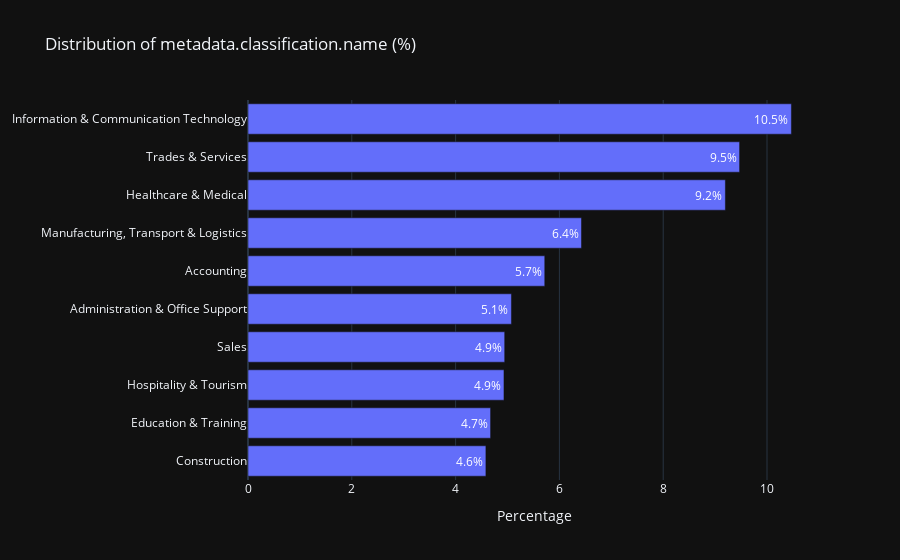
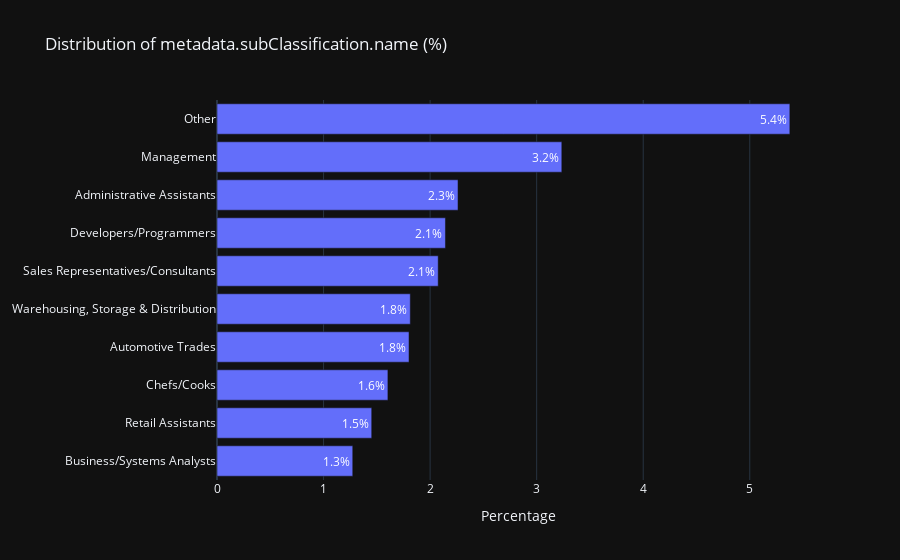
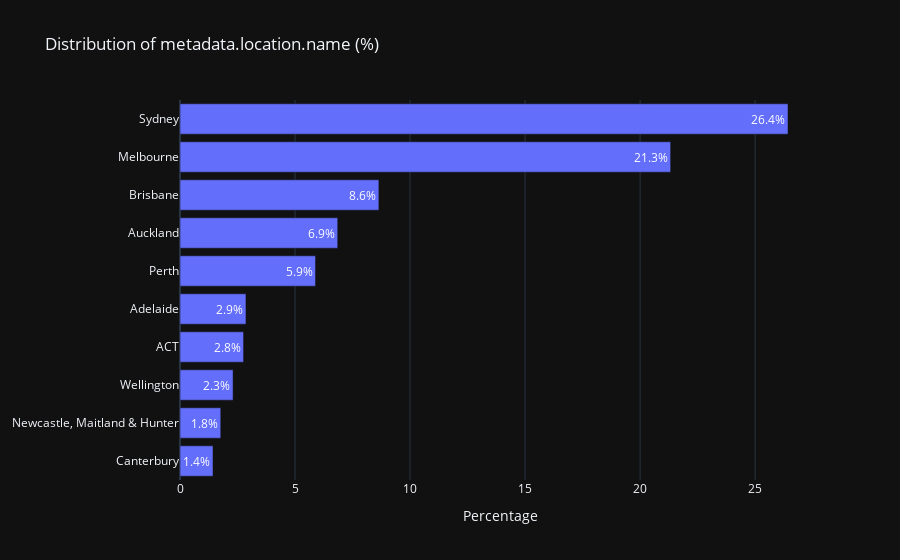
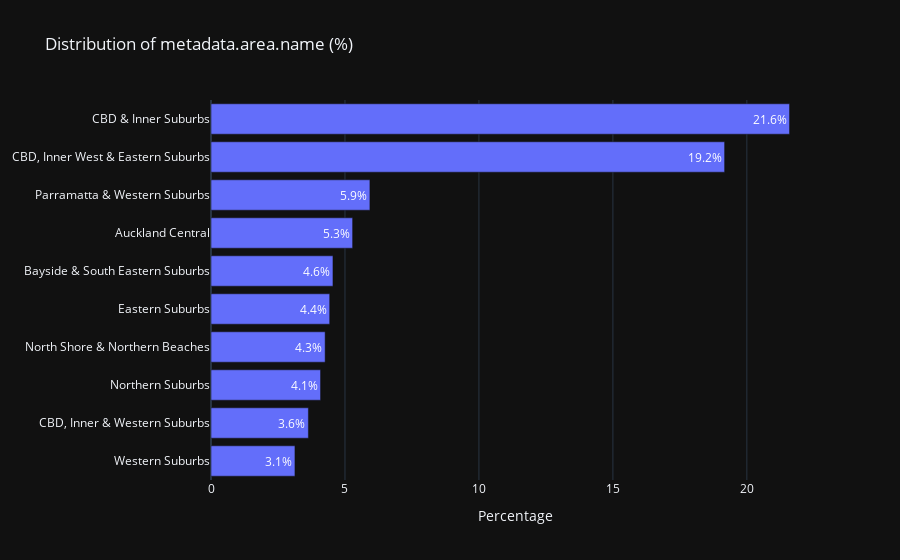

Notebook source saved alongside these figures, in order:
### Code cell
# Plot distributions for key categorical columns
columns_to_plot_distribution = [
    'metadata.classification.name',
    'metadata.subClassification.name',
    'metadata.location.name',
    'metadata.area.name',
    'metadata.suburb.name',
    'metadata.workType.name'
]

# Plot distributions
for col in columns_to_plot_distribution:
    plot_distribution(job_df, col)

### Figure 1 — Plotly figure (JSON) as saved in the notebook; plotly's stock layout.template omitted (floating-point values rounded to 4 significant figures)
{"data": [{"hovertemplate": "Percentage=%{x}<br>metadata.classification.name=%{y}<br>text=%{text}<extra></extra>", "legendgroup": "", "marker": {"color": "#636efa", "pattern": {"shape": ""}}, "name": "", "orientation": "h", "showlegend": false, "text": [4.6, 4.7, 4.9, 4.9, 5.1, 5.7, 6.4, 9.2, 9.5, 10.5], "textposition": "inside", "x": [4.584, 4.674, 4.932, 4.946, 5.076, 5.718, 6.426, 9.198, 9.472, 10.47], "xaxis": "x", "y": ["Construction", "Education & Training", "Hospitality & Tourism", "Sales", "Administration & Office Support", "Accounting", "Manufacturing, Transport & Logistics", "Healthcare & Medical", "Trades & Services", "Information & Communication Technology"], "yaxis": "y", "type": "bar", "texttemplate": "%{text:.1f}%"}], "layout": {"xaxis": {"anchor": "y", "domain": [0.0, 1.0], "title": {"text": "Percentage"}}, "yaxis": {"anchor": "x", "domain": [0.0, 1.0], "title": {}}, "legend": {"tracegroupgap": 0}, "title": {"text": "Distribution of metadata.classification.name (%)"}, "barmode": "relative"}}

### Figure 2 — Plotly figure (JSON) as saved in the notebook; plotly's stock layout.template omitted (floating-point values rounded to 4 significant figures)
{"data": [{"hovertemplate": "Percentage=%{x}<br>metadata.subClassification.name=%{y}<br>text=%{text}<extra></extra>", "legendgroup": "", "marker": {"color": "#636efa", "pattern": {"shape": ""}}, "name": "", "orientation": "h", "showlegend": false, "text": [1.3, 1.5, 1.6, 1.8, 1.8, 2.1, 2.1, 2.3, 3.2, 5.4], "textposition": "inside", "x": [1.274, 1.452, 1.604, 1.802, 1.814, 2.076, 2.144, 2.262, 3.236, 5.376], "xaxis": "x", "y": ["Business/Systems Analysts", "Retail Assistants", "Chefs/Cooks", "Automotive Trades", "Warehousing, Storage & Distribution", "Sales Representatives/Consultants", "Developers/Programmers", "Administrative Assistants", "Management", "Other"], "yaxis": "y", "type": "bar", "texttemplate": "%{text:.1f}%"}], "layout": {"xaxis": {"anchor": "y", "domain": [0.0, 1.0], "title": {"text": "Percentage"}}, "yaxis": {"anchor": "x", "domain": [0.0, 1.0], "title": {}}, "legend": {"tracegroupgap": 0}, "title": {"text": "Distribution of metadata.subClassification.name (%)"}, "barmode": "relative"}}

### Figure 3 — Plotly figure (JSON) as saved in the notebook; plotly's stock layout.template omitted (floating-point values rounded to 4 significant figures)
{"data": [{"hovertemplate": "Percentage=%{x}<br>metadata.location.name=%{y}<br>text=%{text}<extra></extra>", "legendgroup": "", "marker": {"color": "#636efa", "pattern": {"shape": ""}}, "name": "", "orientation": "h", "showlegend": false, "text": [1.4, 1.8, 2.3, 2.8, 2.9, 5.9, 6.9, 8.6, 21.3, 26.4], "textposition": "inside", "x": [1.436, 1.772, 2.308, 2.764, 2.868, 5.892, 6.856, 8.646, 21.33, 26.43], "xaxis": "x", "y": ["Canterbury", "Newcastle, Maitland & Hunter", "Wellington", "ACT", "Adelaide", "Perth", "Auckland", "Brisbane", "Melbourne", "Sydney"], "yaxis": "y", "type": "bar", "texttemplate": "%{text:.1f}%"}], "layout": {"xaxis": {"anchor": "y", "domain": [0.0, 1.0], "title": {"text": "Percentage"}}, "yaxis": {"anchor": "x", "domain": [0.0, 1.0], "title": {}}, "legend": {"tracegroupgap": 0}, "title": {"text": "Distribution of metadata.location.name (%)"}, "barmode": "relative"}}

### Figure 4 — Plotly figure (JSON) as saved in the notebook; plotly's stock layout.template omitted (floating-point values rounded to 4 significant figures)
{"data": [{"hovertemplate": "Percentage=%{x}<br>metadata.area.name=%{y}<br>text=%{text}<extra></extra>", "legendgroup": "", "marker": {"color": "#636efa", "pattern": {"shape": ""}}, "name": "", "orientation": "h", "showlegend": false, "text": [3.1, 3.6, 4.1, 4.3, 4.4, 4.6, 5.3, 5.9, 19.2, 21.6], "textposition": "inside", "x": [3.133, 3.635, 4.089, 4.26, 4.43, 4.552, 5.286, 5.931, 19.17, 21.59], "xaxis": "x", "y": ["Western Suburbs", "CBD, Inner & Western Suburbs", "Northern Suburbs", "North Shore & Northern Beaches", "Eastern Suburbs", "Bayside & South Eastern Suburbs", "Auckland Central", "Parramatta & Western Suburbs", "CBD, Inner West & Eastern Suburbs", "CBD & Inner Suburbs"], "yaxis": "y", "type": "bar", "texttemplate": "%{text:.1f}%"}], "layout": {"xaxis": {"anchor": "y", "domain": [0.0, 1.0], "title": {"text": "Percentage"}}, "yaxis": {"anchor": "x", "domain": [0.0, 1.0], "title": {}}, "legend": {"tracegroupgap": 0}, "title": {"text": "Distribution of metadata.area.name (%)"}, "barmode": "relative"}}
